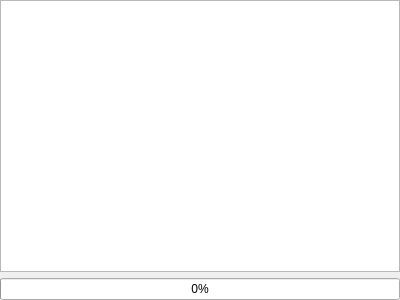
<?xml version="1.0" encoding="UTF-8"?>
<ui version="4.0">
 <class>vcl::qt::TextEditLogger</class>
 <widget class="QFrame" name="vcl::qt::TextEditLogger">
  <property name="geometry">
   <rect>
    <x>0</x>
    <y>0</y>
    <width>400</width>
    <height>300</height>
   </rect>
  </property>
  <property name="sizePolicy">
   <sizepolicy hsizetype="Minimum" vsizetype="Minimum">
    <horstretch>0</horstretch>
    <verstretch>0</verstretch>
   </sizepolicy>
  </property>
  <property name="windowTitle">
   <string>Frame</string>
  </property>
  <layout class="QVBoxLayout" name="verticalLayout">
   <property name="leftMargin">
    <number>0</number>
   </property>
   <property name="topMargin">
    <number>0</number>
   </property>
   <property name="rightMargin">
    <number>0</number>
   </property>
   <property name="bottomMargin">
    <number>0</number>
   </property>
   <item>
    <widget class="QTextEdit" name="textEdit">
     <property name="undoRedoEnabled">
      <bool>false</bool>
     </property>
     <property name="readOnly">
      <bool>true</bool>
     </property>
    </widget>
   </item>
   <item>
    <widget class="QProgressBar" name="progressBar">
     <property name="value">
      <number>0</number>
     </property>
    </widget>
   </item>
  </layout>
 </widget>
 <resources/>
 <connections/>
</ui>
